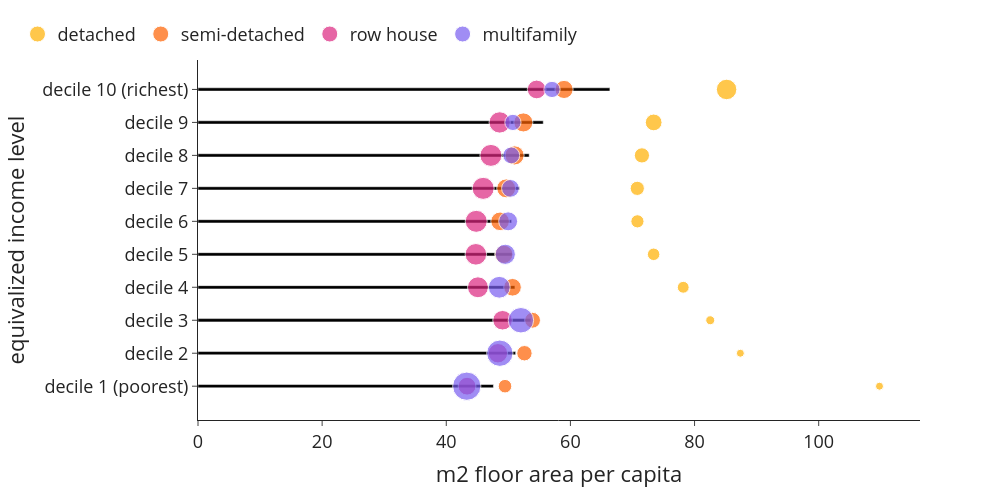

The notebook cell saved with this chart:
### Markdown cell above
#### Floor area

### Code cell
bubblechart((use['size'+year+'_w1']*use['n_hhd']), use['n_hhdmem'+year], use['n_hhd'], 0, 1, 'm2 floor area per capita', 'equivalized income level', 'm2_per_cap_inc_type')

### Figure 1 — Plotly figure (JSON) as saved in the notebook; plotly's stock layout.template omitted (floating-point values rounded to 4 significant figures)
{"data": [{"alignmentgroup": "True", "hovertemplate": "m2 floor area per capita=%{x}<br>equivalized income level=%{y}<extra></extra>", "legendgroup": "", "marker": {"color": "#000000", "pattern": {"shape": ""}}, "name": "", "offsetgroup": "", "orientation": "h", "showlegend": false, "textposition": "auto", "type": "bar", "x": [47.6, 51.18, 53.64, 51.06, 50.61, 50.53, 51.81, 53.36, 55.63, 66.36], "xaxis": "x", "y": ["decile 1 (poorest)", "decile 2", "decile 3", "decile 4", "decile 5", "decile 6", "decile 7", "decile 8", "decile 9", "decile 10 (richest)"], "yaxis": "y"}, {"legendrank": 0, "marker": {"color": "#ffb000", "size": [32395, 27950, 41945, 72940, 81585, 90300, 104820, 120430, 145785, 218345], "sizemin": 4, "sizemode": "area", "sizeref": 1041.0}, "mode": "markers", "name": "detached", "showlegend": true, "type": "scatter", "x": [109.8, 87.38, 82.53, 78.18, 73.41, 70.8, 70.78, 71.52, 73.42, 85.16], "y": ["decile 1 (poorest)", "decile 2", "decile 3", "decile 4", "decile 5", "decile 6", "decile 7", "decile 8", "decile 9", "decile 10 (richest)"]}, {"legendrank": 1, "marker": {"color": "#fe6100", "size": [95435, 123450, 130370, 162075, 172470, 180210, 186820, 190580, 189560, 171500], "sizemin": 4, "sizemode": "area", "sizeref": 1041.0}, "mode": "markers", "name": "semi-detached", "showlegend": true, "type": "scatter", "x": [49.46, 52.59, 53.91, 50.67, 49.27, 48.67, 49.66, 51.01, 52.42, 58.98], "y": ["decile 1 (poorest)", "decile 2", "decile 3", "decile 4", "decile 5", "decile 6", "decile 7", "decile 8", "decile 9", "decile 10 (richest)"]}, {"legendrank": 2, "marker": {"color": "#dc267f", "size": [164970, 195995, 199015, 227065, 242180, 251775, 253330, 250285, 236150, 182020], "sizemin": 4, "sizemode": "area", "sizeref": 1041.0}, "mode": "markers", "name": "row house", "showlegend": true, "type": "scatter", "x": [43.35, 48.32, 49.07, 45.1, 44.77, 44.82, 45.94, 47.19, 48.61, 54.55], "y": ["decile 1 (poorest)", "decile 2", "decile 3", "decile 4", "decile 5", "decile 6", "decile 7", "decile 8", "decile 9", "decile 10 (richest)"]}, {"legendrank": 3, "marker": {"color": "#785ef0", "size": [416250, 361300, 337500, 246790, 212830, 186680, 163815, 147600, 137350, 137080], "sizemin": 4, "sizemode": "area", "sizeref": 1041.0}, "mode": "markers", "name": "multifamily", "showlegend": true, "type": "scatter", "x": [43.3, 48.63, 52.03, 48.54, 49.51, 49.97, 50.34, 50.47, 50.74, 57.03], "y": ["decile 1 (poorest)", "decile 2", "decile 3", "decile 4", "decile 5", "decile 6", "decile 7", "decile 8", "decile 9", "decile 10 (richest)"]}], "layout": {"bargap": 0.9, "barmode": "relative", "font": {"size": 18}, "height": 500, "legend": {"orientation": "h", "tracegroupgap": 0, "x": -0.25, "xanchor": "left", "y": 1.02, "yanchor": "bottom"}, "margin": {"t": 60}, "width": 1000, "xaxis": {"anchor": "y", "domain": [0, 1], "title": {"text": "m2 floor area per capita"}}, "yaxis": {"anchor": "x", "domain": [0, 1], "title": {"text": "equivalized income level"}}}}
